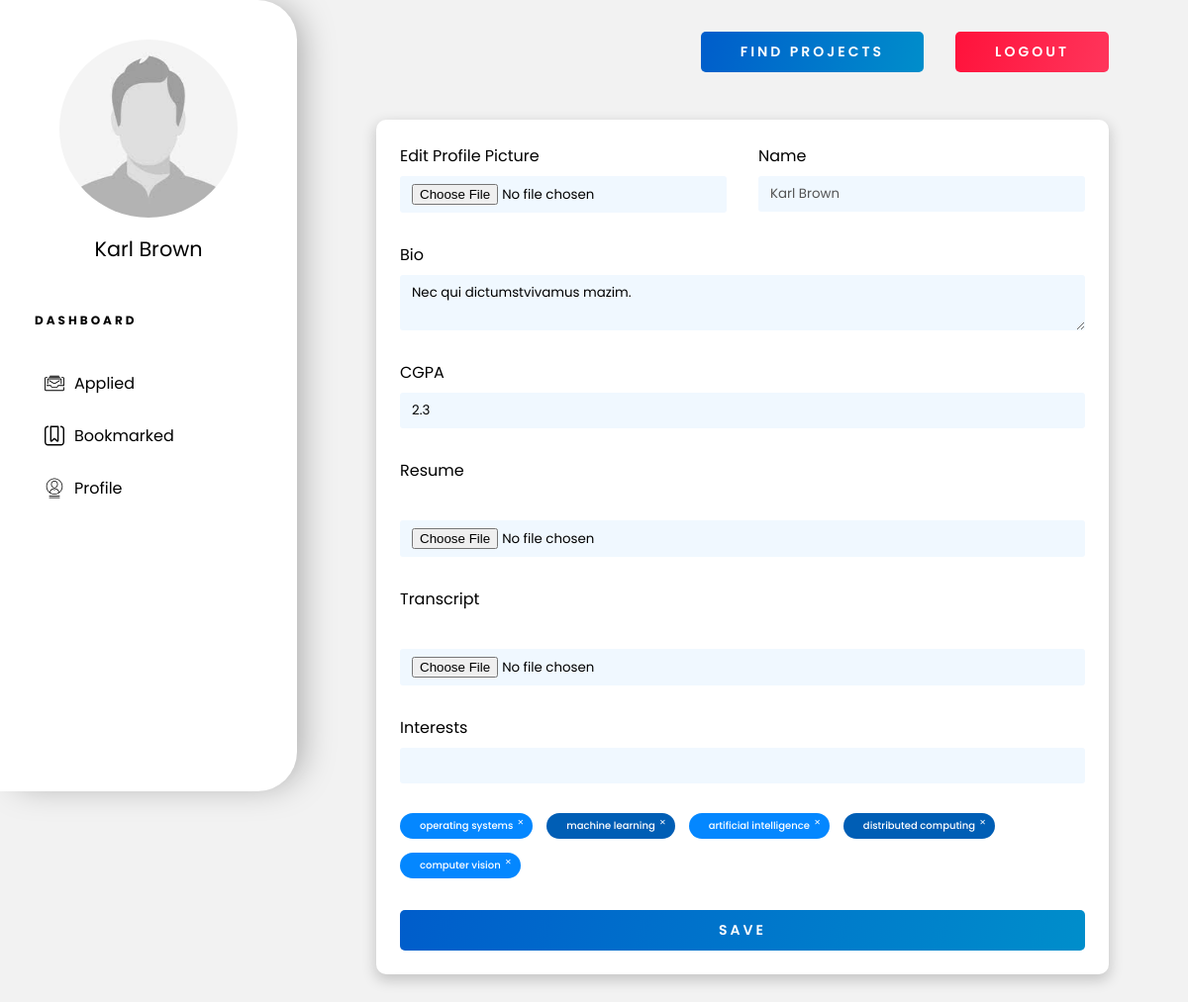
The page /students/profile/ (signed in) on the database its author committed.
### portal/models.py (models this page shows, shortened)
class Student(models.Model):
    user = models.ForeignKey(User, verbose_name=_("Auth User"), on_delete=models.CASCADE)
    bio = models.TextField()
    cv = models.FileField(_("Resume"), upload_to= upload_cv,storage=OverwriteStorage(), null=True)
    transcript = models.FileField(_("Transcripts"), upload_to= upload_transcript , storage=OverwriteStorage(), null=True)
    pic = models.FileField(_("Profile Pic"), upload_to=upload_pic, null=True, storage=OverwriteStorage())
    cgpa = models.FloatField(_("CGPA"), validators=[MaxValueValidator(10)], null=True)
    interests = models.ManyToManyField("Interests")

class Interests(models.Model):
    research_field = models.CharField(_("Research Area of Interest"), max_length=50)

### portal/views.py (the view, shortened to what this page needs)
class StudentViewSet(ModelViewSet):
    queryset=Student.objects.all()
    serializer_class=StudentSerializer
    permission_classes=[permissions.IsAuthenticated]
    @action(detail=False,methods=['GET'])
    def profile(self, request):
        user = request.user
        students = user.student_set.all()
        if(len(students) == 1):
            student = students[0]
            serializer = self.get_serializer(student, many=False)
            interest_text = ', '.join([it['research_field'] for it in serializer.data['interests']])
            return render(request, template_name='profile.html', context={'user_data':serializer.data, 'interest_text': interest_text, 'is_student': isStudent(request.user), 'is_prof' : isProf(request.user)})
        return Response(404)

### portal/views.py (called while the page is built)
def isStudent(user):
    if( not user.is_authenticated):
        return False
    return len(user.student_set.all()) == 1

def isProf(user):
    if( not user.is_authenticated):
        return False
    return len(user.professor_set.all()) == 1

### templates/profile.html (shortened to what this page needs)
{% extends 'dashboard-base.html' %}
{% load static %}
{% block content %}
<div class="profile-container">
    {% if is_student %}
    <form id="profile-form" method="PUT" action="/students/{{user_data.id}}/">
        {% elif is_prof %}
        <form id="profile-form" method="PUT" action="/profs/{{user_data.id}}/">
            {% endif %}
            <div class="inline">
                <div style="display: flex; flex-direction: column;">
                    <label for="picture">Edit Profile Picture</label>
                    <input type="file" name="pic" id="picture" onchange="checkJpeg(this)">
                </div>
                <div style="display: flex; flex-direction: column;">
                    <label for="name">Name</label>
                    <input type="text" name="name" id="name" value="{{user_data.user.first_name}} {{user_data.user.last_name}}" disabled>
                </div>
            </div>
            <label for="bio">Bio</label>
            <textarea name="bio" id="bio" cols="30" rows="2">{{user_data.bio}}</textarea>
            {% if not is_prof %}
            <label for="cgpa">CGPA</label>
            <input type="text" name="cgpa" id="cgpa" value="{{user_data.cgpa}}">
            <label for="resume">Resume</label>
            <input type="file" name="cv" id="cv" onchange="checkPdf(this)">
            <label for="transcript">Transcript</label>
            <input type="file" name="transcript" id="transcript">
            {% endif %}
            <label for="interests">Interests</label>
            <div class="int-searchbar">
                <input type="text" name="intDummy" autocomplete="off">
            </div>
            <div class="tag-container">
                {% for interest in user_data.interests %}
                <div class="tag" onclick="handleTagDelete(this)">{{interest.research_field}}</div>
                {% endfor %}
            </div>
            <button type="submit" class="btn wide-text bold">Save</button>
        </form>
</div>
{% endblock %}

### templates/dashboard-base.html (shortened to what this page needs)
{% load static %}
<!DOCTYPE html>
<html lang="en">
<head>
    <link rel="stylesheet" href="{% static 'portal/css/master.css' %}">
    <link rel="stylesheet" href="{% static 'portal/css/dashboard.css' %}">
</head>
<body>
    <div class="sidebar-wrapper">
        <img src="/uploads/user_{{user.id}}/pic.jpg" onerror="changePic()" alt="Profile-Pciture" class="profile-picture" id="profile-pic">
        <h1 class="name">{{user.first_name}} {{user.last_name}}</h1>
        <h3 class="dashboard-heading wide-text">Dashboard</h3>
        <ul class="dash-nav">
            {% if is_student %}
            <a href="{% url 'applied-projects' %}">
                <li class="dash-links">
                    <img class="dash-icon" src="{% static 'portal/assets/icons/applications.svg' %}">Applied
                </li>
            </a>
            <a href="{% url 'my-projects' %}?bookmarked=true">
                <li class="dash-links">
                    <img class="dash-icon" src="{% static 'portal/assets/icons/bookmark.svg' %}"> Bookmarked
                </li>
            </a>
            <a href="{% url 'student-profile' %}">
                <li class="dash-links">
                    <img class="dash-icon" src="{% static 'portal/assets/icons/profile.svg' %}">Profile
                </li>
            </a>
            {% endif %}
        </ul>
    </div>
    <div class="dashboard-wrapper">
        <div class="top-nav">
            <a href="{% url 'find-projects' %}" class="btn bold wide-text" id="searchBtn">Find Projects</a>
            {% if user.is_authenticated %}
            <a href="{% url 'logout' %}" class="btn btn-red wide-text bold" id="logout-btn">Logout</a>
            {% else %}
            <a href="{% url 'login' %}" class="btn btn-red wide-text bold" id="logout-btn">Login</a>
            {% endif %}
        </div>
        <div class="dashboard-content">
            {% block content %}
            {% endblock %}
        </div>
    </div>
</body>
</html>

### static/portal/css/master.css (style rules this page uses)
* { --primary-blue: linear-gradient(106deg, rgba(0,93,203,1) 0%, rgba(0,142,203,1) 100%); --primary-red: linear-gradient(106deg, rgba(255,18,59,1) 0%, rgba(255,53,91,1) 100%); --bg-grey: #f2f2f2; --sec-blue: #0071da; --crimson-red: #da0041; --bright-blue : #0487FF; box-sizing: border-box; padding: 0; margin: 0; font-family: 'Poppins', sans-serif; }
a { text-decoration: none; }
ul { list-style: none; margin-bottom: 0; }
button { outline: none; border: none; }
.wide-text { letter-spacing: 3px; }
.bold { font-weight: 600; }
.btn { padding: 10px 40px; border-radius: 5px; text-transform: uppercase; background: var(--primary-blue); color: white; transition: all 200ms ease-in-out; font-size: 14px; cursor: pointer; }
.btn-red { background: var(--primary-red); }

### static/portal/css/dashboard.css (style rules this page uses)
* { --dash-width: 300px; }
body { background-color: var(--bg-grey); }
.sidebar-wrapper { display: flex; flex-direction: column; position: fixed; left: 0; top: 0; width: var(--dash-width); height: 100vh; background-color: white; padding: 2.5rem 30px; border-radius: 0 40px 40px 0; -webkit-box-shadow: 10px 0px 35px -8px rgba(0, 0, 0, 0.34); -moz-box-shadow: 10px 0px 35px -8px rgba(0, 0, 0, 0.34); box-shadow: 10px 0px 35px -8px rgba(0, 0, 0, 0.34); }
.profile-picture { align-self: center; width: 180px; border-radius: 5000px; }
.name { margin: 1rem 0 3rem; font-size: 1.3rem; align-self: center; font-weight: 400; }
.dashboard-heading { text-transform: uppercase; font-size: 0.75rem; margin-left: 5px; }
.dash-nav { margin: 2rem 0; list-style: none; }
.dash-nav a { color: black; }
.dash-links { margin-bottom: 0.5rem; padding: 10px 15px; border-radius: 5px; display: flex; font-weight: 400; font-size: 1rem; transition: background-color 50ms ease-in; }
.dash-icon { width: 20px; margin-right : 10px }
.dashboard-wrapper { padding: 2rem 5rem; margin-left: var(--dash-width); }
.top-nav { display: grid; grid-template-columns: 9fr 1fr; margin-bottom: 3rem; align-items: center; gap: 2rem; }
#searchBtn { margin-left: auto; }
.profile-container { padding: 24px; margin: 3rem 0; -webkit-box-shadow: 0px 5px 14px 1px rgba(0, 0, 0, 0.19); -moz-box-shadow: 0px 5px 14px 1px rgba(0, 0, 0, 0.19); box-shadow: 0px 5px 14px 1px rgba(0, 0, 0, 0.19); background-color: white; border-radius: 10px; }
.inline { display: grid; gap: 2rem; grid-template-columns: 1fr 1fr; }
.profile-container form { display: flex; flex-direction: column; }
.profile-container textarea, .profile-container input { margin: 8px 0 30px; border: none; outline: none; border-radius: 3px; width: 100%; background-color: aliceblue; padding: 8px 12px; }
.profile-container form button { margin-top: 1rem; }
.tag-container { margin: 0 0 1rem; display: flex; align-items: center; flex-wrap: wrap; gap: 14px; }
.tag-container .tag { position: relative; border-radius: 500px; background-color: #0487ff; padding: 5px 20px; font-size: 10px; color: white; font-weight: 500; }
.tag-container .tag::after { position: absolute; top: 2px; right: 4px; content: '\2715'; color: white; font-size: 8px; border-radius: 2px; transition: all 200ms ease-in-out; padding: 2px 5px; }
.tag-container .tag:nth-of-type(2n) { background-color: #005EB5; }
.int-searchbar { position: relative; }

### rows shown on the page
Student: bio "Nec qui dictumstvivamus mazim.", cgpa "2.3"
Interests: research_field "operating systems"
Interests: research_field "machine learning"
Interests: research_field "artificial intelligence"
Interests: research_field "distributed computing"
Interests: research_field "computer vision"

### other values the page prints
{{ user.first_name }} "Karl"
{{ user.last_name }} "Brown"
